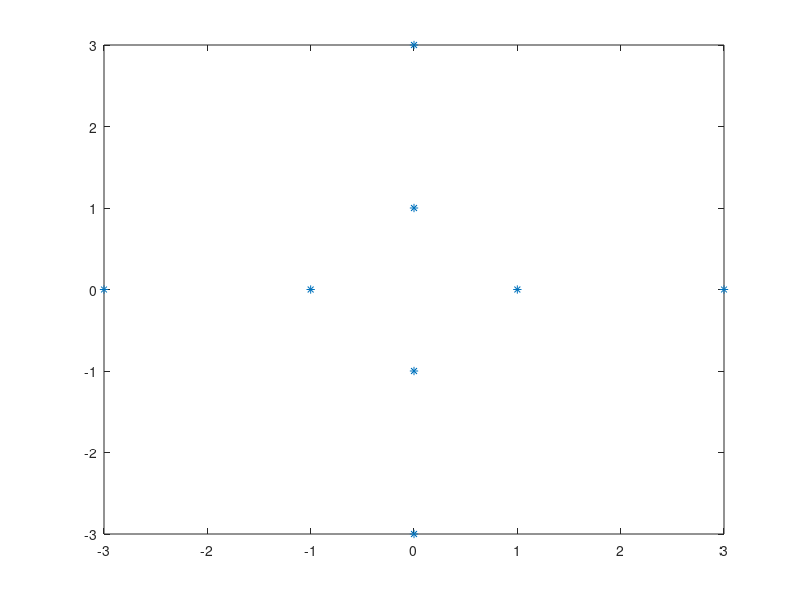

Write MATLAB code to recreate this figure.
function constelacion = constelacion_8pfm()
theta = [0 -3 0 -1 0 1 0 3];
theta2 = [1 0 3 0 -3 0 -1 0];
constelacion1 = [theta2*sin(pi/2)'];
constelacion2 = theta*sin(pi/2)';
plot(constelacion1,constelacion2,"LineStyle","none","Marker","*")
constelacion = [constelacion1' constelacion2'];